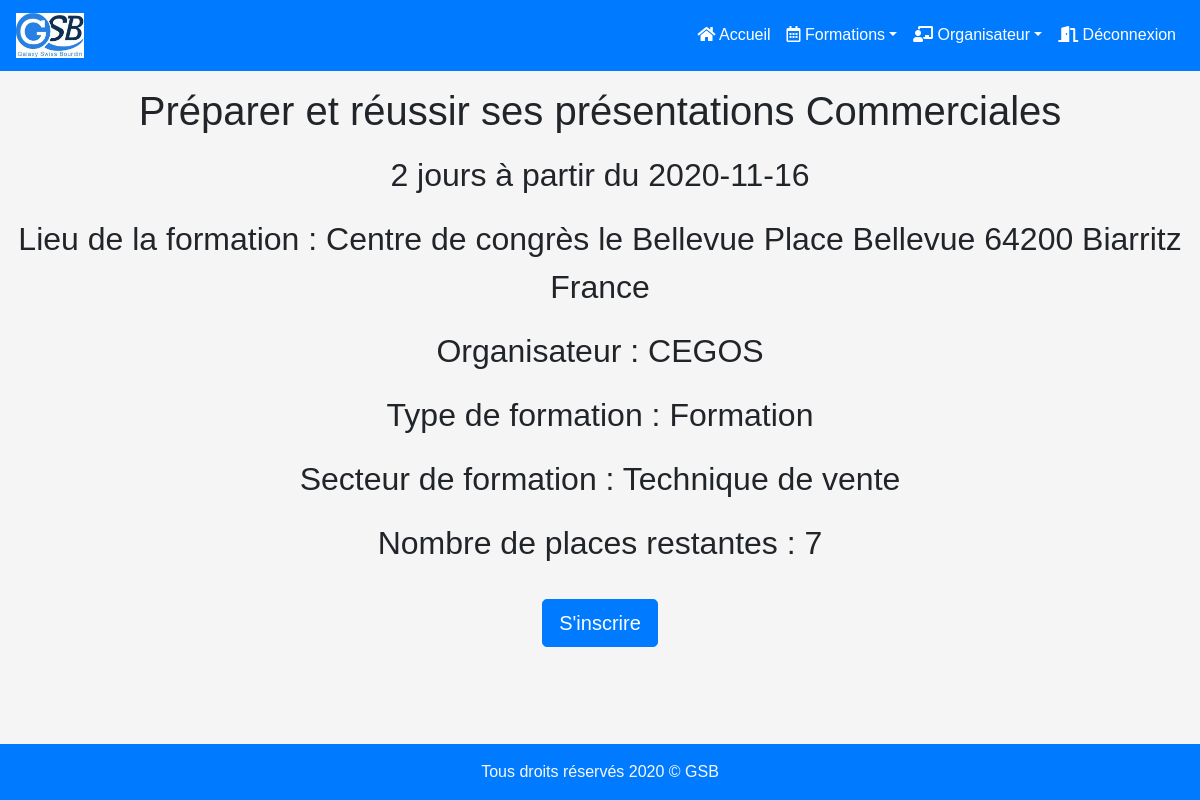
Page /inscriptions/inscription-saisir.php?id=3 (signed in) on the committed database.
### tables this page shows
CREATE TABLE `formation` (
  `id` int(11) NOT NULL,
  `intitule` varchar(200) NOT NULL,
  `date_debut` date NOT NULL,
  `duree` smallint(6) NOT NULL,
  `lieu` varchar(300) DEFAULT NULL,
  `nombre_places` int(11) NOT NULL,
  `id_organisateur` int(11) NOT NULL,
  `id_type_formation` int(11) NOT NULL,
  `id_secteur_formation` int(11) NOT NULL
);

CREATE TABLE `organisateur` (
  `id` int(11) NOT NULL,
  `nom` varchar(200) NOT NULL,
  `adresse` varchar(200) NOT NULL,
  `cp` int(11) NOT NULL,
  `ville` varchar(200) NOT NULL,
  `url_organisateur` varchar(200) DEFAULT NULL,
  `id_categorie` int(11) NOT NULL
);

CREATE TABLE `typeformation` (
  `id` int(11) NOT NULL,
  `libelle` varchar(200) NOT NULL
);

CREATE TABLE `secteurformation` (
  `id` int(50) NOT NULL,
  `libelle` varchar(200) NOT NULL
);

### bdd/getUneFormation.php (called while the page is built, shortened)
<?php
function getUneFormation($id)
{
    $pdo = connectBDD();
    $laFormation = false;
    $sql = "select formation.*, organisateur.nom  as nomOrganisateur, typeformation.libelle as libelleTypeFormation, secteurformation.libelle as secteurFormation
    FROM formation
    JOIN organisateur on organisateur.id = formation.id_organisateur
    JOIN typeformation on typeformation.id = formation.id_type_formation
    JOIN secteurformation on secteurformation.id = formation.id_secteur_formation
    where formation.id =:id";
    try {
        $stmt = $pdo->prepare($sql);
        $stmt->bindParam(':id', $id);
        $stmt->execute();
        $laFormation = $stmt->fetch();
    } catch (PDOException $e) {
        header('Content-Type: text/html; charset=latin-1');
        die("Erreur getUneFormation : " . $e->getMessage() .
            " - Ligne " . $e->getLine());
    }
    return $laFormation;
}

### bdd/getPlaceOccupe.php (called while the page is built, shortened)
<?php
function getPlaceOccupe($id)
{
    $pdo = connectBDD();
    $leNBPlaceOccupe = false;
    $sql='select COUNT(id_formation) as "nbOccupe"
        from inscription
        where  statut = "acceptée" and inscription.id_formation =:id';
    try {
        $stmt = $pdo->prepare($sql);
        $stmt->bindParam(':id', $id);
        $stmt->execute();
        $leNBPlaceOccupe = $stmt->fetch();
    } catch (PDOException $e) {
        header('Content-Type: text/html; charset=latin-1');
        die ("Erreur getPlaceOccupe : " . $e->getMessage(). " - Ligne " . $e->getLine());
    }
    return $leNBPlaceOccupe;
}

### bdd/getNBFoisInscrits.php (called while the page is built, shortened)
<?php
function getNBFoisInscrits($id, $matricule)
{
    $pdo = connectBDD();
    $leNbFoisParticipation = false;
    $sql = 'select COUNT(id_formation) as "nbFoisParticipation"
        from inscription
        where  inscription.matricule_visiteur =:matricule and inscription.id_formation =:id';
    try {
        $stmt = $pdo->prepare($sql);
        $stmt->bindParam(':id', $id);
        $stmt->bindParam(':matricule', $matricule);
        $stmt->execute();
        $leNbFoisParticipation = $stmt->fetch();
    } catch (PDOException $e) {
        header('Content-Type: text/html; charset=latin-1');
        die("Erreur getNBFoisInscrits : " . $e->getMessage() . " - Ligne " . $e->getLine());
    }
    return $leNbFoisParticipation;
}

### inscriptions/inscription-saisir.php (the view, shortened to what this page needs)
<?php
include_once("../bdd/getUneFormation.php");
include_once("../bdd/getPlaceOccupe.php");
include_once("../bdd/getNBFoisInscrits.php");
$id = filter_input(INPUT_GET, 'id', FILTER_VALIDATE_INT);
if (count($_POST) == 0) {
    $LaFormationCible = getUneFormation($id);
}
$intitule = $LaFormationCible->intitule;
$duree = $LaFormationCible->duree;
$dateDebut = $LaFormationCible->date_debut;
$lieu = $LaFormationCible->lieu;
$places = $LaFormationCible->nombre_places;
$organisateur = $LaFormationCible->nomOrganisateur;
$libelleFormation = $LaFormationCible->libelleTypeFormation;
$secteur = $LaFormationCible->secteurFormation;
$nb = getPlaceOccupe($id);
$nbOccupe = $nb->nbOccupe;
$placeRestants = $places - $nbOccupe;
$pdo = connectBDD();
$leLogin = $_SESSION['login'];
$sql = "select matricule
from utilisateur
where login ='$leLogin'";
$stmt = $pdo->query($sql);
$utilisateur = $stmt->fetch();
$idVisiteur = $utilisateur->matricule;
$estInscript = getNBFoisInscrits($id, $idVisiteur);
$nbDeFoisInscrits = $estInscript->nbFoisParticipation;
?>
<!DOCTYPE html>
<html lang="en">
<head>
    <link rel="stylesheet" href="../vendor/bootstrap/css/bootstrap.min.css">
    <link rel="stylesheet" href="../vendor/fontawesome-5.10.2-free/css/all.min.css">
    <link rel="stylesheet" href="../css/styles.css">
</head>
<header id="header-small">
    <?php include_once("../includes/inc-header.php"); ?>
</header>
<body>
    <h1 class="text-center mt-3"><?php print $intitule ?></h1>
    <p id="infosFomrations" class="text-center mt-3"><?php print $duree ?> jours à partir du <?php print $dateDebut ?></p>
    <p id="infosFomrations" class="text-center mt-3">Lieu de la formation : <?php print $lieu ?></p>
    <p id="infosFomrations" class="text-center mt-3">Organisateur : <?php print $organisateur ?></p>
    <p id="infosFomrations" class="text-center mt-3">Type de formation : <?php print $libelleFormation ?></p>
    <p id="infosFomrations" class="text-center mt-3">Secteur de formation : <?php print $secteur ?></p>
    <p id="infosFomrations" class="text-center mt-3">Nombre de places restantes : <?php print $placeRestants ?></p>
    <form id="boutonFormation" class="text-center" action="../includes/inc-valid-inscription-saisir.php" method="post">
        <?php
        if ($nbDeFoisInscrits > 0) {
            echo '        <p id="infosFomrations"class="text-danger text-center mt-3">Vous êtes déjà inscrit à cette formation</p>';
        } else {
            if ($placeRestants > 0) {
                echo "        <button type='submit' class='btn btn-primary btn-lg mt-3'>S'inscrire</button>";
            } else {
                echo '        <p id="infosFomrations"class="text-danger text-center mt-3">Plus de places disponibles</p>';
            }
        }
        ?>
    </form>
</body>
</html>

### css/styles.css (style rules this page uses)
body { font-family: arial !important; background-color: whitesmoke; }
#infosFomrations { font-size:2em; }

### rows in the picture
formation: intitule "Préparer et réussir ses présentations Commerciales", duree "2", date_debut "2020-11-16", lieu "Centre de congrès le Bellevue Place Bellevue 64200 Biarritz France", id_organisateur.nom "CEGOS", id_type_formation.libelle "Formation", id_secteur_formation.libelle "Technique de vente"

### other values in the picture
$placeRestants "7"
